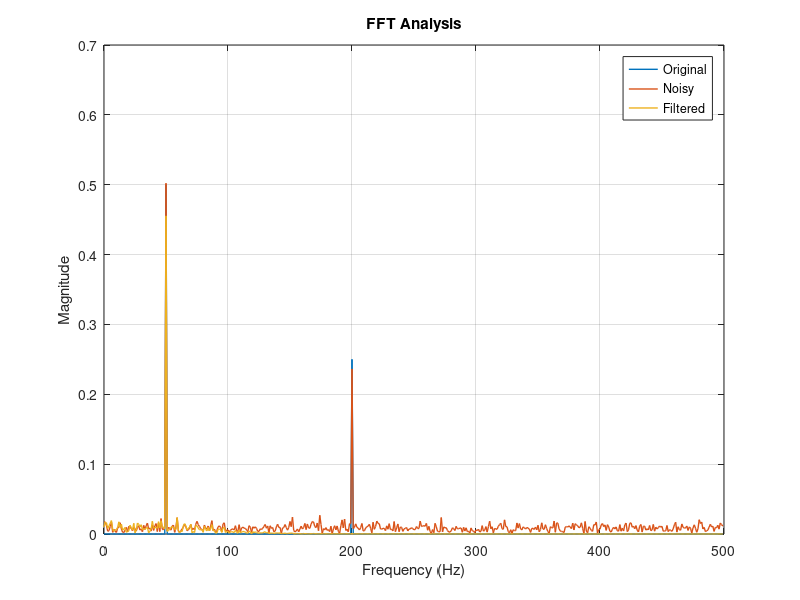

MATLAB code to generate this figure:
clc;
clear;
close all;

%% Parameters

Fs = 1000;
N = 1000;

f1 = 50;
f2 = 200;

t = (0:N-1)/Fs;

%% Generate signal

signal = sin(2*pi*f1*t) + ...
         0.5*sin(2*pi*f2*t);

%% Add noise

rng(1);

noise = 0.3 * randn(1,N);

noisy_signal = signal + noise;

%% FIR filter

filter_order = 20;
cutoff_frequency = 100;

normalized_cutoff = cutoff_frequency/(Fs/2);

h = fir1(filter_order, normalized_cutoff);

filtered_signal = filter(h,1,noisy_signal);

%% FFT of original signal

X = fft(signal);

%% FFT of noisy signal

X_noisy = fft(noisy_signal);

%% FFT of filtered signal

X_filtered = fft(filtered_signal);

%% Frequency axis

f = (0:N-1)*(Fs/N);

%% Magnitude

X_mag = abs(X)/N;
X_noisy_mag = abs(X_noisy)/N;
X_filtered_mag = abs(X_filtered)/N;

%% Plot

figure;

plot(f(1:N/2), X_mag(1:N/2), 'LineWidth', 1);

hold on;

plot(f(1:N/2), X_noisy_mag(1:N/2), 'LineWidth', 1);

plot(f(1:N/2), X_filtered_mag(1:N/2), 'LineWidth', 1);

xlabel('Frequency (Hz)');
ylabel('Magnitude');

title('FFT Analysis');

legend('Original', 'Noisy', 'Filtered');

grid on;
